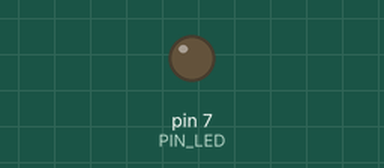
Recording of a sketch running on a simulated Arduino Uno, built with avr-gcc and run on an emulated ATmega328P. On the bench: output pins drawn as LEDs (lit = HIGH). Dashed ring = blinking. At 2.0 s the program stops and its outputs stay as they are.

Above: at 0.5 s.
At 1.85 s:
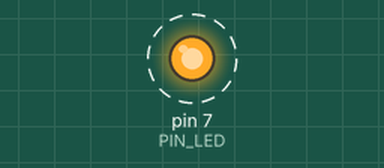
Timing chart, 0 to 3.0 s (numbered marks = the images above):
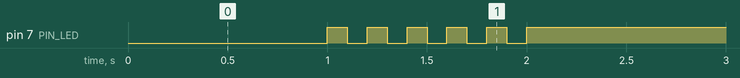

The sketch:

05_practice_2.ino
```cpp
#define PIN_LED 7
unsigned int toggle;

void setup() {
  pinMode(PIN_LED, OUTPUT);
  Serial.begin(115200);
  while (!Serial) {
    ;
  }
  toggle = 0;
}

void loop(){
  digitalWrite(PIN_LED, toggle);
  delay(1000);
  for(int i=0;i<5;i++){
    toggle = toggle_state(toggle);
    digitalWrite(PIN_LED, toggle);
    delay(100);
    toggle = toggle_state(toggle);
    digitalWrite(PIN_LED, toggle);
    delay(100);
  }
  digitalWrite(PIN_LED, 1);
  while (1){} // infinite loop
}

int toggle_state(int toggle){
  if (toggle == 0)
    return 1;
  else if (toggle == 1)
    return 0;
}
```

Measured:
- by itself, pin 7 (PIN_LED): alternates HIGH for 0.10 s and LOW for 0.10 s, 11 changes in all, then stays HIGH
